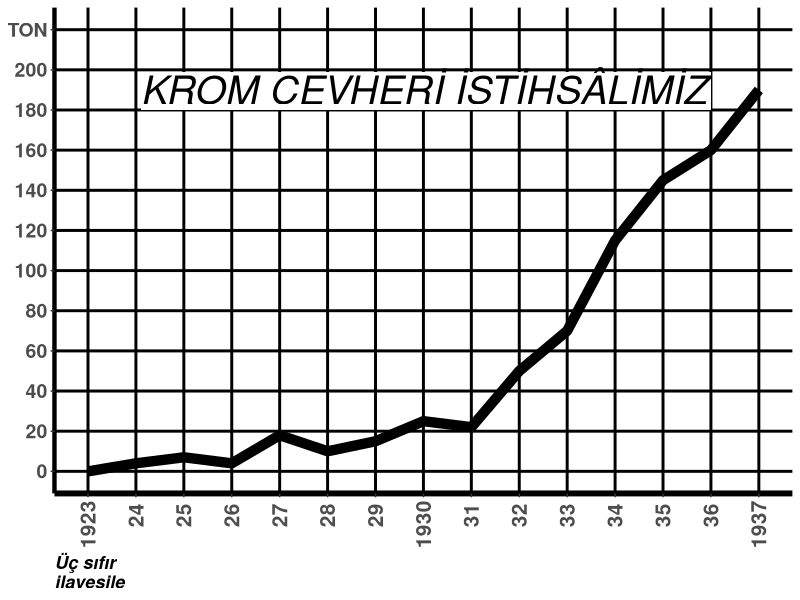

Generate this figure with R:
library(ggplot2)
tarih <- c(1923,1924,1925,1926,1927,1928,1929,1930,1931,1932,1933,1934,1935,1936,1937)
miktar <- c(0,4,7,4,18,10,15,25,22,50,70,115,145,160,190)
KromCevheri <- data.frame(tarih,miktar)
ggplot(KromCevheri, aes(tarih,miktar)) + geom_line(size=3.5) + 
  labs(caption=
         "Üç sıfır \nilavesile") +
  theme_classic() +
  theme(panel.grid.major = element_line(colour = "black", size = 1)) +
  theme(axis.title = element_blank()) +
  theme(axis.text.x = element_text(angle = 90, face = "bold", size = 15, vjust = 0.5)) +
  theme(axis.text.y = element_text(face="bold", size=14)) +
  theme(axis.line.x = element_line(size = 2)) +
  theme(axis.line.y = element_line(size = 1.5)) +
  theme(plot.caption = element_text(hjust=0, face="bold.italic", size=13)) +
  scale_x_continuous(
    limits = c(1923,1937),
    breaks = c(1923,1924,1925,1926,1927,1928,1929,1930,1931,1932,1933,1934,1935,1936,1937),
    label = c("1923","   24","   25","   26","   27","   28","   29","1930","   31","   32","   33","   34","   35","   36","1937")
  ) +
  scale_y_continuous(
    limits = c(0,220),
    breaks = c(0,20,40,60,80,100,120,140,160,180,200,220),
    label = c("0","20","40","60","80","100","120","140","160","180","200","TON")
  ) +
  annotate(geom="rect", xmin = 1924.1, xmax = 1936, ymin = 180, ymax = 199.1, fill = "white" ) +
  annotate(geom="text", x=1930,y=190,label="KROM CEVHERİ İSTİHSÂLİMİZ", size= 10, fontface="italic")
